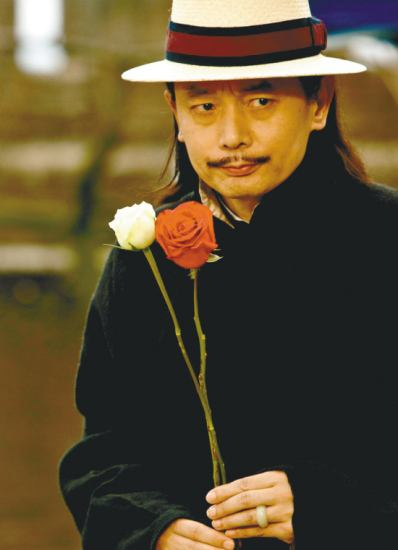
#> input picture the-real-homework/exp4-2/man.jpg, 398 x 550 px
$ python 4-4_blur.py
#> lines starting #> are read from the running program, lines starting #| are printed output that depends on the picture
#> further down, src is the input picture: shape (550, 398, 3); mean B, G, R 51.1, 76.7, 90.4
import cv2
import numpy as np

def blur_demo(image):
    dst=cv2.blur(image,(1,15))
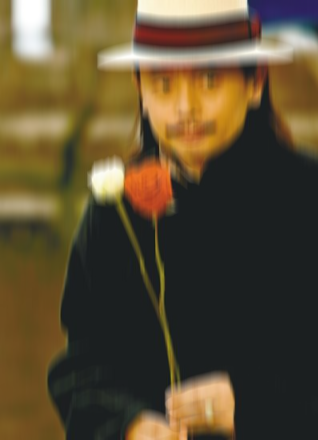
#> dst: shape (440, 318, 3); mean B, G, R 51.1, 76.8, 90.4
    cv2.imshow("avg_blur_demo",dst)

def median_blur_demo(image):
    dst=cv2.medianBlur(image,5)
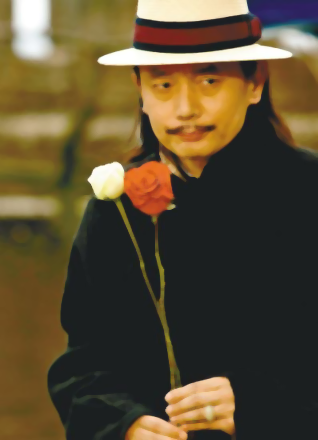
#> dst: shape (440, 318, 3); mean B, G, R 51, 76.7, 90.4
    cv2.imshow("median_blur_demo",dst)

def custom_blur_demo(image):
    kernel=np.ones([5,5],np.float32)/25
    dst=cv2.filter2D(image,-1,kernel)
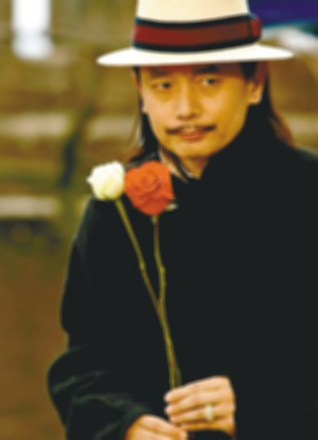
#> dst: shape (440, 318, 3); mean B, G, R 51.1, 76.8, 90.4
    cv2.imshow("custom_blur_demo",dst)

src=cv2.imread("./man.jpg")

img=cv2.resize(src,None,fx=0.8,fy=0.8,interpolation=cv2.INTER_CUBIC)
cv2.imshow('input_image',img)

blur_demo(img)
median_blur_demo(img)
custom_blur_demo(img)

cv2.waitKey(0)
cv2.destroyAllWindows()
